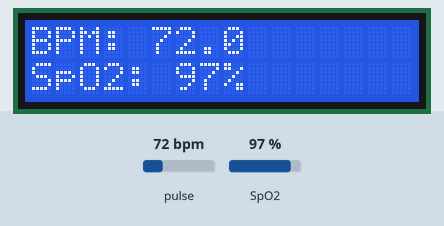
A sketch run on a simulated Arduino Uno, built with avr-gcc and run on an emulated ATmega328P. Shown: 16×2 character LCD. Inputs (shaded band) come from the test bench; at power-on: pulse 72 bpm, SpO2 97 %. What the sketch prints to the serial monitor is not drawn.

Above: at 3.1 s.
3.2 s: pulse set to 42 bpm
At 4.6 s:
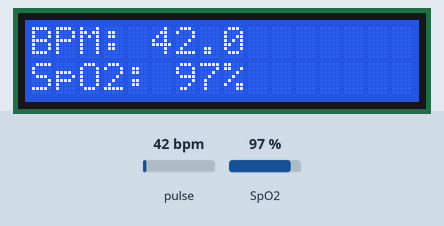
5.0 s: SpO2 set to 85 %
At 6.7 s:
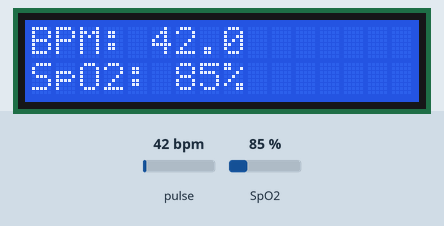
7.0 s: pulse set to 70 bpm
At 8.7 s:
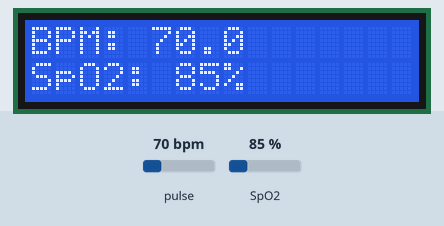
9.0 s: SpO2 set to 90 %
At 10.8 s:
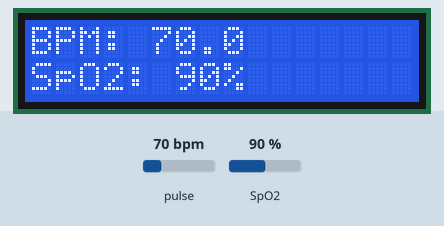
Timing chart, 0 to 12.0 s (numbered marks = the images above; inputs shaded):
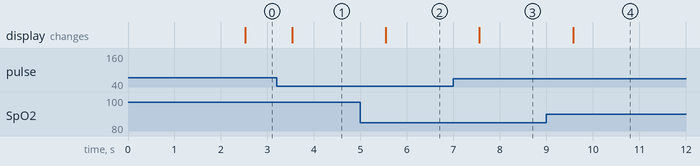

The sketch:

Sensorpulso.ino
```cpp
#include <Wire.h> //Biblioteca para comunicação I2C
#include "MAX30100_PulseOximeter.h" //Biblioteca para uso do sensor de frequência cardíaca e oxímetro MAX30100
#include <LiquidCrystal.h>          // Biblioteca para o display LCD

#define REPORTING_PERIOD_MS     1000 // Intervalo entre a medição de cada amostra

// LCD RS  -> Arduino D3
// LCD EN  -> Arduino D4
// LCD D4  -> Arduino D5
// LCD D5  -> Arduino D6
// LCD D6  -> Arduino D7
// LCD D7  -> Arduino D8
const int rs = 3, en = 4, d4 = 5, d5 = 6, d6 = 7, d7 = 8;
LiquidCrystal lcd(rs, en, d4, d5, d6, d7);

uint32_t tsLastReport = 0; // Tempo da última amostra detectada

PulseOximeter pox; //Declaração objeto pox, tipo PulseOximeter que é nativo da biblioteca MAX30100_PulseOximeter.h.

void onBeatDetected() { //Função executada quando um pulso é detectado
  Serial.println("Batimento detectado");
}

void setup() {
  Serial.begin(9600); //Inicialização da comunicação serial
  Serial.print("Iniciando funcionamento do sensor ");
  lcd.begin(16, 2); // Inicia o LCD com 16 colunas e 2 linhas
  lcd.setCursor(0, 0);
  lcd.print("Iniciando...");

  if (!pox.begin())  //Testa a comunicação com o sensor
  {
    Serial.println("Falhou ! "); //Se a comunicação não foi realizada corretamente exibe a mensagem "Falhou"
    lcd.setCursor(0, 1);
    lcd.print("Falhou ! ");
    for (;;);
  } else
  {
    lcd.setCursor(0, 1);
    lcd.print("Sucesso ! ");
    Serial.println("Sucesso ! "); //Se a comunicação foi realizada com sucesso exibe a mensagem "Sucesso !"
  }
  pox.setIRLedCurrent(MAX30100_LED_CURR_7_6MA); // Define que o sensor use 7,6 mA para o led, quanto maior a corrente, mais brilhante será o LED e mais profundamente ele atinge a pele
  pox.setOnBeatDetectedCallback(onBeatDetected); // Registra todas as vezes em que um batimento for detectado
}

void loop() {
  pox.update(); //Atualiza a leitura do sensor
  float batimento= pox.getHeartRate();
  float oxigenacao = pox.getSpO2();
  if (millis() - tsLastReport > REPORTING_PERIOD_MS) { //Imprime a leitura em intervalos de 1000ms,  tcLastReport para armazenar a hora em que ocorreu o último batimento cardíaco em milissegundos.
    if (batimento > 30 && batimento < 220 && oxigenacao > 80) {
    lcd.clear();

    lcd.setCursor(0, 0);
    Serial.print("Taxa de Batimento : ");
    Serial.print(pox.getHeartRate()); // Faz a leitura de batimento cardíaco
    lcd.print("BPM: ");
    lcd.print(batimento, 1); // Imprime o valor com 1 casa decimal
    lcd.setCursor(0, 1);
    Serial.print("bpm / Saturacao sangue(SP02) : ");
    Serial.print(pox.getSpO2()); //Realiza a leitura da saturação do sangue
    Serial.println("%");
    lcd.print("SpO2: ");
    lcd.print(oxigenacao, 0); // Imprime o valor como um inteiro
    lcd.print("%");


    tsLastReport = millis();
    }
  }
}
```

Measured:
- after the input at 3.2 s, the display: changes after 0.33 s (image 1)
- after the input at 5.0 s, the display: changes after 0.54 s (image 2)
- after the input at 7.0 s, the display: changes after 0.56 s (image 3)
- after the input at 9.0 s, the display: changes after 0.57 s (image 4)
